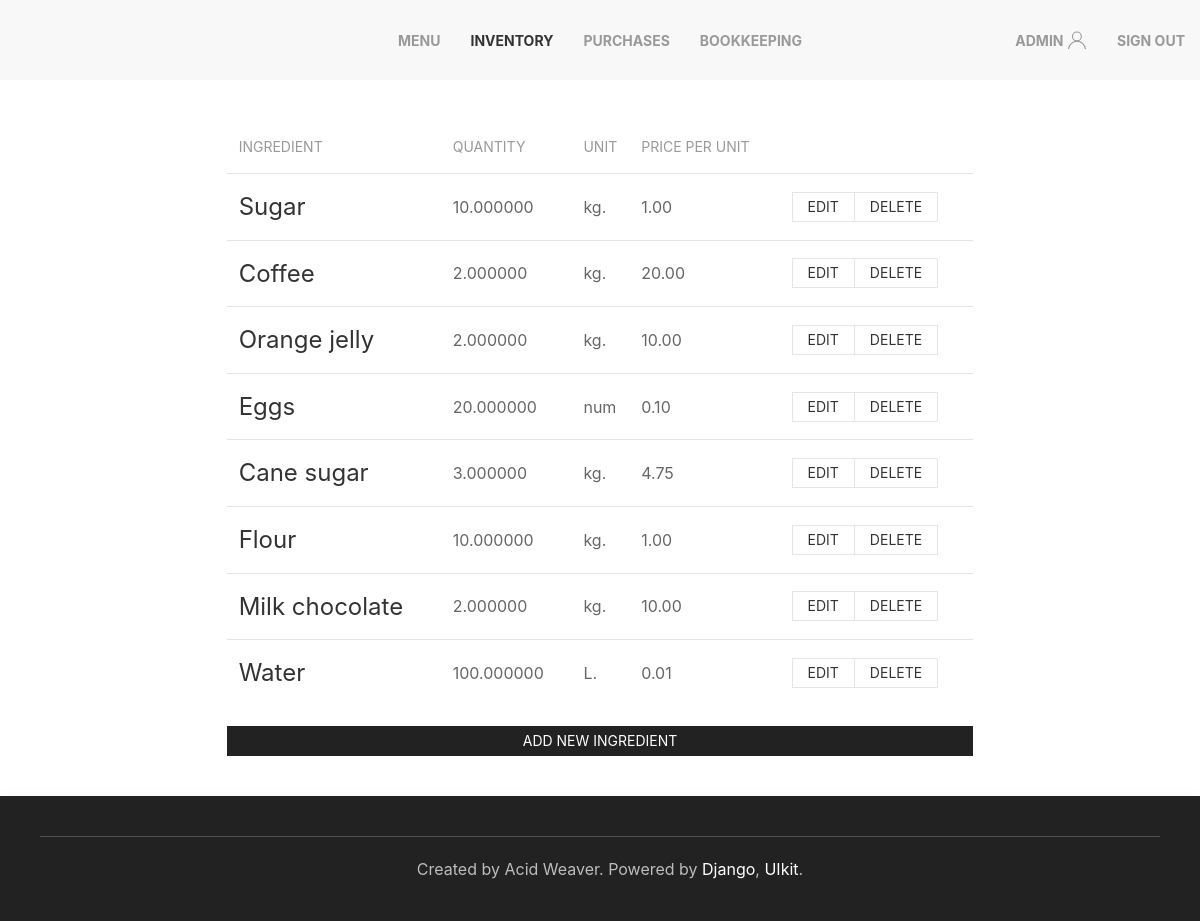
/inventory (signed in), run on an earlier commit of the app's database.
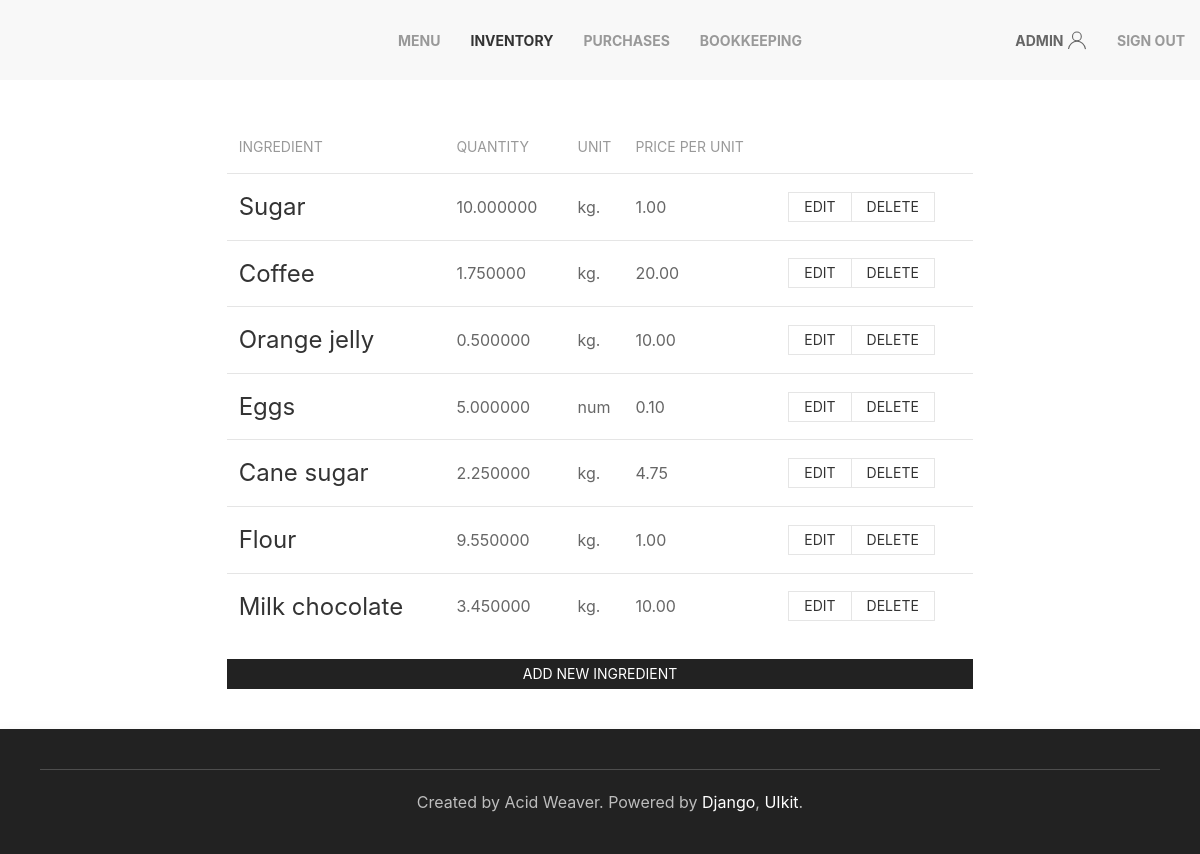
And on a later commit of the database.
### inventory/models.py (models this page shows, shortened)
class Ingredient(models.Model):
	title = models.CharField(max_length=63, unique=True)
	quantity = models.DecimalField(max_digits=12, decimal_places=6, default=0)
	class PossibleUnits(models.TextChoices):
		GRAM = 'g.', _('grams')
		KILO = 'kg.', _('kilos')
		LITER = 'L.', _('liters')
		MLITER = 'ml.', _('milliliters')
		AMOUNT = 'num', _('amount')
	unit = models.CharField(max_length=3, choices=PossibleUnits.choices, default=PossibleUnits.AMOUNT)
	price = models.DecimalField(max_digits=5, decimal_places=2, default=0)

### inventory/views.py (the view)
# urls.py: path('inventory', WarehouseView.as_view(), name='inventory'),
class WarehouseView(LoginRequiredMixin, DataMixin, ListView):
	model = Ingredient
	template_name = 'inventory/inventory.html'
	def get_context_data(self, **kwargs):
		context = super().get_context_data(**kwargs)
		mixin_context = self.get_user_context(title='Inventory', select=1)
		return dict(list(context.items()) + list(mixin_context.items()))

### inventory/utils.py (called while the page is built)
	def get_user_context(self, **kwargs):
		context = kwargs
		if 'select' in context:
			context['select'] = navigation[context['select']]
		context['nav_menu'] = navigation
		return context

### inventory/templates/inventory/inventory.html (shortened to what this page needs)
{% extends 'inventory/base.html' %}
{% block content %}
<div class="uk-grid-match uk-margin-remove-left" uk-grid>
	<div class="uk-width-expand uk-padding-remove">
		<table class="uk-table uk-table-middle uk-table-divider">
			<thead>
				<tr>
					<th>Ingredient</th>
					<th>Quantity</th>
					<th class="uk-table-shrink">Unit</th>
					<th>Price per unit</th>
					<th></th>
				</tr>
			</thead>
			<tbody>
				{% for ingredient in object_list %}
				<tr>
					<td><h3>{{ ingredient.title }}</h3></td>
					<td>{{ ingredient.quantity }}</td>
					<td class="uk-table-shrink">{{ ingredient.unit }}</td>
					<td>{{ ingredient.price }}</td>
					<td>
						<div class="uk-button-group">
							<a class="uk-button uk-button-default uk-button-small" href="{% url 'update_ingredient' ingredient.pk %}">Edit</a>
							<a class="uk-button uk-button-default uk-button-small" href="{% url 'delete_ingredient' ingredient.pk %}">Delete</a>
						</div>
					</td>
				</tr>
				{% endfor %}
			</tbody>
		</table>
		<a class="uk-button uk-button-secondary uk-button-small" href="{% url 'create_ingredient' %}">Add new ingredient</a>
	</div>
</div>
{% endblock %}

### inventory/templates/inventory/base.html (shortened to what this page needs)
{% load static %}
<!DOCTYPE html>
<html id="main">
	<head>
        <link rel="stylesheet" href="{% static 'inventory/css/uikit.min.css' %}" />
	</head>
	<body uk-height-match="target:main">
		{% block mainmenu %}
		<nav class="uk-navbar-container uk-visible@m" uk-navbar>
			<div class="uk-navbar-center">
				<ul class="uk-navbar-nav">
					{% for m in nav_menu %}
					{% if select != m %}
					<li><a class="uk-text-bold" href="{% url m.url_name %}">{{ m.title }}</a></li>
					{% else %}
					<li class="uk-active"><a class="uk-text-bold" href="{% url m.url_name %}">{{ m.title }}</a></li>
					{% endif %}
					{% endfor %}
				</ul>
			</div>
			<div class="uk-navbar-right">
				{% if request.user.is_authenticated %}
				<ul class="uk-navbar-nav">
					<li><a class="uk-text-bold" href="#">{{ user.username }}<span uk-icon="icon: user"></span></a></li>
					<li><a class="uk-text-bold" href="{% url 'logout' %}">Sign out</a></li>
				</ul>
				{% else %}
				<ul class="uk-navbar-nav">
					<li><a class="uk-text-bold" href="{% url 'login' %}">Sign in</a></li>
					<li><a class="uk-text-bold" href="{% url 'registration' %}">Sign up</a></li>
				</ul>
				{% endif %}
			</div>
		</nav>
		{% endblock mainmenu %}
		<div class="uk-padding">
			{% block content %}
			{% endblock %}
		</div>
		<footer class="uk-background-secondary">
			<div class="uk-card uk-card-secondary uk-card-body uk-text-center uk-position-z-index" uk-sticky="position: bottom;">
				<hr />
				<p class="uk-margin-left uk-margin-remove-top">Created by Acid Weaver.
				Powered by <a href="https://www.djangoproject.com/" target="_blank">Django</a>, <a href="https://getuikit.com/" target="_blank">UIkit</a>.</p>
			</div>
		</footer>
	</body>
</html>

What changed in the data, as far as the page shows it:
removed Ingredient: title "Water", quantity "100.000000", unit "L.", price "0.01"
changed Ingredient "Coffee": quantity "2.000000" → "1.750000"
changed Ingredient "Orange jelly": quantity "2.000000" → "0.500000"
changed Ingredient "Eggs": quantity "20.000000" → "5.000000"
changed Ingredient "Cane sugar": quantity "3.000000" → "2.250000"
changed Ingredient "Flour": quantity "10.000000" → "9.550000"
changed Ingredient "Milk chocolate": quantity "2.000000" → "3.450000"
